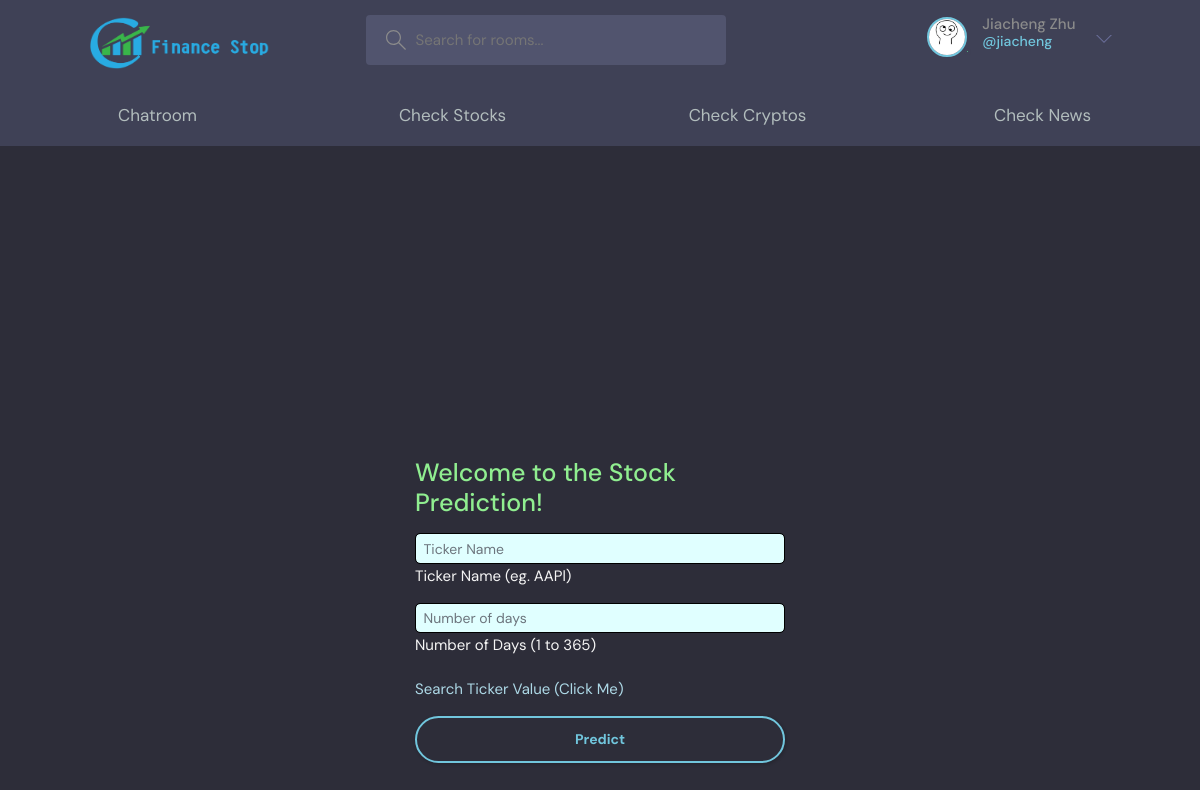
The page /stock/search/ (signed in) on the database its author committed.
### base/models.py (models this page shows)
class User(AbstractUser):
    pass
    name = models.CharField(max_length=200, null=True)
    email = models.EmailField(unique=True, null=True)
    bio = models.TextField(null=True)
    avatar = models.ImageField(null=True, default="avatar.svg")
    USERNAME_FIELD = 'email'
    REQUIRED_FIELDS = []

### base/views.py (the view)
# urls.py: path("stock/search/", views.search, name="stockSearch"),
def search(request):
    return render(request, 'base/stockSearch.html', {})

### base/templates/base/stockSearch.html (shortened to what this page needs)
{% extends 'main.html' %}
{% load static %}
{% block content %}
<!DOCTYPE html>
<html lang="en">
<head>
    <link href="{% static 'css/style.css' %}" rel="stylesheet" >
</head>
<body>
    <div class="container-fluid position-relative d-flex p-0">
        <div class="content">
            <div class="container-fluid">
                <div class="row h-100 align-items-center justify-content-center" style="min-height: 100vh;">
                    <div class="col-12 col-sm-8 col-md-6 col-lg-5 col-xl-4">
                        <div>
                            <div class="d-flex align-items-center justify-content-between mb-3">
                                <h1 style="color: lightgreen"></i>Welcome to the Stock Prediction!</h1>
                            </div>
                            <div class="form-floating mb-3">
                                <input type="text" class="form-control" id="tickerinp" placeholder="Ticker Name" name="ticker" autocomplete="on" required>
                                <label for="tickerinp" style="color: whitesmoke" >Ticker Name (eg. AAPl)</label>
                            </div>
                            <div class="form-floating mb-4">
                                <input type="text" class="form-control" id="days" placeholder="Number of days" name="days" autocomplete="on" required>
                                <label for="days" style="color: whitesmoke">Number of Days (1 to 365)</label>
                            </div>
                            <div class="d-flex align-items-center justify-content-between mb-4">
                                <a href="{% url 'stockTicker' %}" style="color: lightblue" >Search Ticker Value (Click Me)</a>
                            </div>
                            <button type="submit" class="btn2 btn--main btn--pill py-3 w-100 mb-4" onclick="LoadURL()">Predict</button>
                        </div>
                    </div>
                </div>
            </div>
        </div>
    </div>
</body>
</html>
{% endblock content %}

### templates/navbar.html (shortened to what this page needs)
{% load static %}
    <header class="header header--loggedIn">
      <div class="container">
        <a href="{%  url 'home' %}" class="header__logo">
            <img src="/static/image/logo.png">
        </a>
        <form class="header__search" method = "GET" action="{%  url 'chatroom' %}">
          <label>
            <input name = "q" placeholder="Search for rooms..." />
          </label>
        </form>
        <nav class="header__menu">
          {% if request.user.is_authenticated %}
          <div class="header__user">
            <a href="{% url 'user-profile' request.user.id %}">
              <div class="avatar avatar--medium active">
                <img src="{{ request.user.avatar.url }}" />
              </div>
              <p>{{ request.user.name }} <span>@{{ request.user.username }}</span></p>
            </a>
            <button class="dropdown-button">
              <svg version="1.1" xmlns="http://www.w3.org/2000/svg" width="32" height="32" viewBox="0 0 32 32">
                <title>chevron-down</title>
                <path d="M16 21l-13-13h-3l16 16 16-16h-3l-13 13z"></path>
              </svg>
            </button>
          </div>
          {% else %}
          <a href="{% url 'login' %}">
            <img src="{% static 'image/avatar.svg'%}" />
            <p>Login</p>
          </a>
          {% endif %}
        </nav>
      </div>
    </header>
<!DOCTYPE html>
<html lang="en" >
<head>
    <link rel='stylesheet' href="{% static 'styles/nav.css'%}">
    <link rel="stylesheet" href="{% static 'styles/style.css' %}" >
</head>
<body>
    <div class="navbar">
        <a href="{% url 'chatroom' %}">Chatroom</a>
        <a href="{% url 'stockSearch' %}">Check Stocks</a>
        <a href="{% url 'cryptoSearch' %}">Check Cryptos</a>
        <a href="{% url 'news' %}">Check News</a><br>
    </div><br>
    <br><br>
</body>
</html>

### static/styles/style.css (style rules this page uses)
:root { --color-main: #71c6dd; --color-main-light: #e1f6fb; --color-dark: #3f4156; --color-dark-medium: #51546e; --color-dark-light: #696d97; --color-light: #e5e5e5; --color-gray: #8b8b8b; --color-light-gray: #b2bdbd; --color-bg: #2d2d39; --color-success: #5dd693; --color-error: #fc4b0b; }
.form-control { display:block; width:100%; padding:.375rem .75rem; font-size:1.4rem; font-weight:400; line-height:1.5; color:#6C7293; background-color:lightcyan; background-clip:padding-box; border:1px solid #000; appearance:none; border-radius:5px; transition:border-color 0.15s ease-in-out,box-shadow 0.15s ease-in-out }
* { font-family: "DM Sans", -apple-system, BlinkMacSystemFont, "Segoe UI", Roboto, Oxygen, Ubuntu, Cantarell, "Open Sans", "Helvetica Neue", sans-serif; margin: 0; padding: 0; box-sizing: border-box; text-rendering: optimizeLegibility; font-size: inherit; }
html { font-size: 60%; }
@media only screen and (min-width: 1200px) { html { font-size: 62.5%; } }
body { line-height: 1.6; font-weight: 400; font-size: 1.5rem; color: var(--color-light-gray); background-color: var(--color-bg); min-height: 100vh; }
img { width: 100%; }
a { display: inline-block; color: var(--color-main); text-decoration: none; }
.container { max-width: 120rem; width: 90%; margin: auto; }
.btn2 { background-color: transparent; border: none; align-items: center; gap: 1rem; cursor: pointer; transition: all ease-in-out 0.3s; padding: 1rem 2rem; border-radius: 5px; box-shadow: 1px 1px 3px 1px rgba(0, 0, 0, 0.15); font-weight: 500; }
.btn--main { background-color: var(--color-main); color: var(--color-dark); }
.btn--pill { border-radius: 10rem; font-size: 1.4rem; font-weight: 700; padding: 6px 2.5rem; color: var(--color-main); background: transparent; border: 2px solid var(--color-main); }
.avatar { position: relative; display: inline-block; border-radius: 50%; border: 2px solid var(--color-main); }
.avatar img { display: block; border-radius: 50%; object-fit: cover; object-position: center; }
.avatar::after { content: ""; display: block; position: absolute; background-color: var(--color-gray); z-index: 111; border-radius: 50%; border: 0.3rem solid var(--color-dark); }
.avatar.active::after { background-color: var(--color-success); }
.avatar.avatar--medium img { width: 3.6rem; height: 3.6rem; border-radius: 50%; }
.avatar.avatar--medium:after { width: 0.7rem; height: 0.7rem; bottom: 0px; right: -6px; }
.header { padding: 1.5rem; background-color: var(--color-dark); }
.header > .container { display: flex; gap: 9.5rem; }
.header__logo, .header__user { display: flex; gap: 2rem; align-items: center; }
.header__logo > img { height: 5.2rem; width: 18.2rem; }
.header__search > label { background-color: var(--color-dark-medium); padding: 1.3rem 1rem; display: flex; align-items: center; gap: 1rem; border-radius: 4px; }
.header__search svg { fill: var(--color-gray); width: 2rem; height: 2rem; margin-left: 1rem; }
.header__search input { width: 30rem; background: transparent; border: none; outline: none; color: var(--color-light); }
.header__menu { margin-left: auto; position: relative; }
.header__menu a { display: flex; gap: 1.5rem; align-items: center; font-weight: 500; text-decoration: none; color: var(--color-gray); }
.header__menu img { height: 3.6rem; }
.header__menu p { line-height: 1.2; }
.header__menu span { color: var(--color-main); font-weight: 500; font-size: 1.4rem; display: block; }
.header__menu svg { width: 1.6rem; height: 1.6rem; fill: var(--color-dark-light); }
.dropdown-button { background: transparent; border: 0; outline: 0; cursor: pointer; }

### static/styles/nav.css (style rules this page uses)
.navbar { width: 100%; background-color: #3f4156; overflow: auto; }
.navbar a { float: left; padding: 12px; color: #b2bdbd; text-decoration: none; font-size: 17px; width: 25%; text-align: center; }

### static/css/style.css (style rules this page uses)
:root { --primary: #EB1616; --secondary: #191C24; --light: #6C7293; --dark: #000000; }
.content { margin-left: 0px; min-height: 100vh; transition: 0.5s; }
@media (min-width: 992px) { .content { width: calc(100% - 250px); } }
@media (min-width: 992px) { .content { width: 100%; margin-left: 0; } }

### rows shown on the page
User: user.avatar (picture), user.name "Jiacheng Zhu", user.username "jiacheng"
